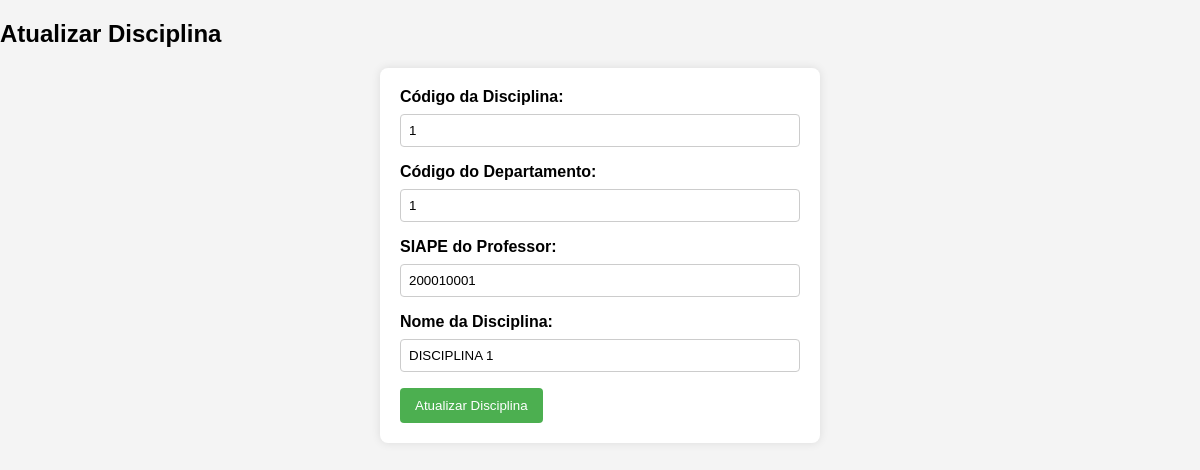
/interface-php/atualizar.php?codigoDisciplina=1, run on the app's committed database.
### tables this page shows
CREATE TABLE `disciplina` (
  `codigoDisciplina` INT NOT NULL AUTO_INCREMENT,
  `codigoDepartamento` INT NOT NULL,
  `SIAPEProfessor` INT NOT NULL,
  `nomeDisciplina` VARCHAR(50) NOT NULL,
  PRIMARY KEY (`codigoDisciplina`),
  INDEX `fk_disciplina_departamento1_idx` (`codigoDepartamento` ASC),
  INDEX `fk_disciplina_docente1_idx` (`SIAPEProfessor` ASC),
  CONSTRAINT `fk_disciplina_departamento1`
    FOREIGN KEY (`codigoDepartamento`)
    REFERENCES `departamento` (`codigoDepartamento`)
    ON DELETE NO ACTION
    ON UPDATE NO ACTION,
  CONSTRAINT `fk_disciplina_docente1`
    FOREIGN KEY (`SIAPEProfessor`)
    REFERENCES `docente` (`SIAPE`)
    ON DELETE NO ACTION
    ON UPDATE NO ACTION);

### interface-php/atualizar.php (the view, shortened to what this page needs)
<?php
include_once("conexao.php");
if (isset($_GET['codigoDisciplina'])) {
    $codigoDisciplina = $_GET['codigoDisciplina'];
    $consultaSql = "SELECT * FROM disciplina WHERE codigoDisciplina=?";
    $consultaStmt = $conexao->prepare($consultaSql);
    $consultaStmt->bind_param("i", $codigoDisciplina);
    $consultaStmt->execute();
    $consultaResult = $consultaStmt->get_result();
    if ($consultaResult->num_rows == 1) {
        $dadosDisciplina = $consultaResult->fetch_assoc();
    } else {
        echo "Disciplina não encontrada.";
        exit();
    }
} else {
    echo "Código da disciplina não fornecido.";
    exit();
}
?>
<!DOCTYPE html>
<html lang="en">
<head>
    <link rel="stylesheet" href="css/estilo.css">
</head>
<body>
<h2>Atualizar Disciplina</h2>
<form action="" method="post">
    <label for="codigoDisciplina">Código da Disciplina:</label>
    <input type="text" id="codigoDisciplina" name="codigoDisciplina" value="<?php echo $dadosDisciplina['codigoDisciplina']; ?>" readonly>
    <label for="codigoDepartamento">Código do Departamento:</label>
    <input type="text" id="codigoDepartamento" name="codigoDepartamento" value="<?php echo $dadosDisciplina['codigoDepartamento']; ?>" required>
    <label for="SIAPEProfessor">SIAPE do Professor:</label>
    <input type="text" id="SIAPEProfessor" name="SIAPEProfessor" value="<?php echo $dadosDisciplina['SIAPEProfessor']; ?>" required>
    <label for="nomeDisciplina">Nome da Disciplina:</label>
    <input type="text" id="nomeDisciplina" name="nomeDisciplina" value="<?php echo $dadosDisciplina['nomeDisciplina']; ?>" required>
    <button type="submit">Atualizar Disciplina</button>
</form>
</body>
</html>

### interface-php/css/estilo.css (style rules this page uses)
body { font-family: Arial, sans-serif; background-color: #f4f4f4; margin: 0; padding: 0; }
form { max-width: 400px; margin: 20px auto; padding: 20px; background-color: #fff; border-radius: 8px; box-shadow: 0 0 10px rgba(0, 0, 0, 0.1); }
label { display: block; margin-bottom: 8px; font-weight: bold; }
input { width: 100%; padding: 8px; margin-bottom: 16px; box-sizing: border-box; border: 1px solid #ccc; border-radius: 4px; }
button { background-color: #4caf50; color: #fff; padding: 10px 15px; border: none; border-radius: 4px; cursor: pointer; }

### data on the page
disciplina: codigoDisciplina "1", codigoDepartamento "1", SIAPEProfessor "200010001", nomeDisciplina "DISCIPLINA 1"
